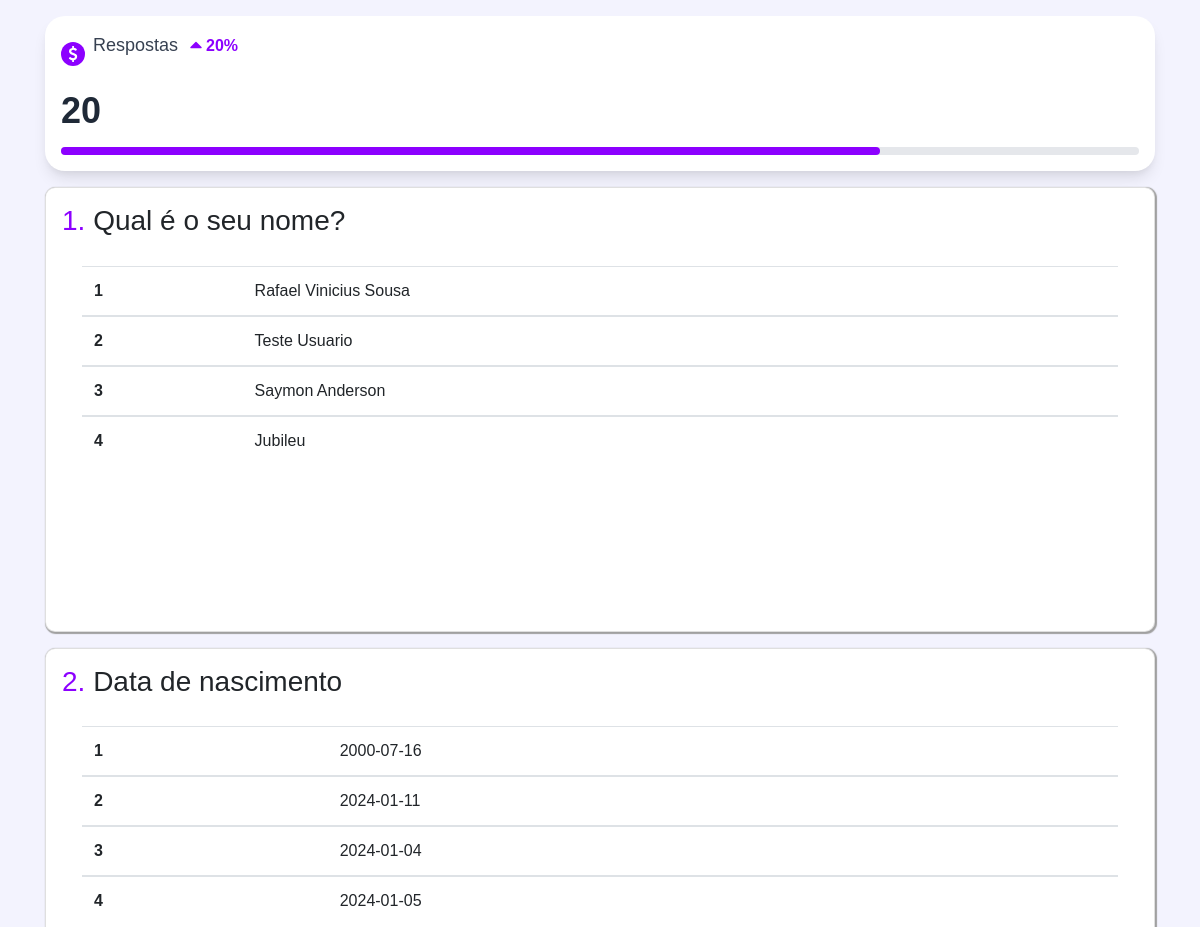
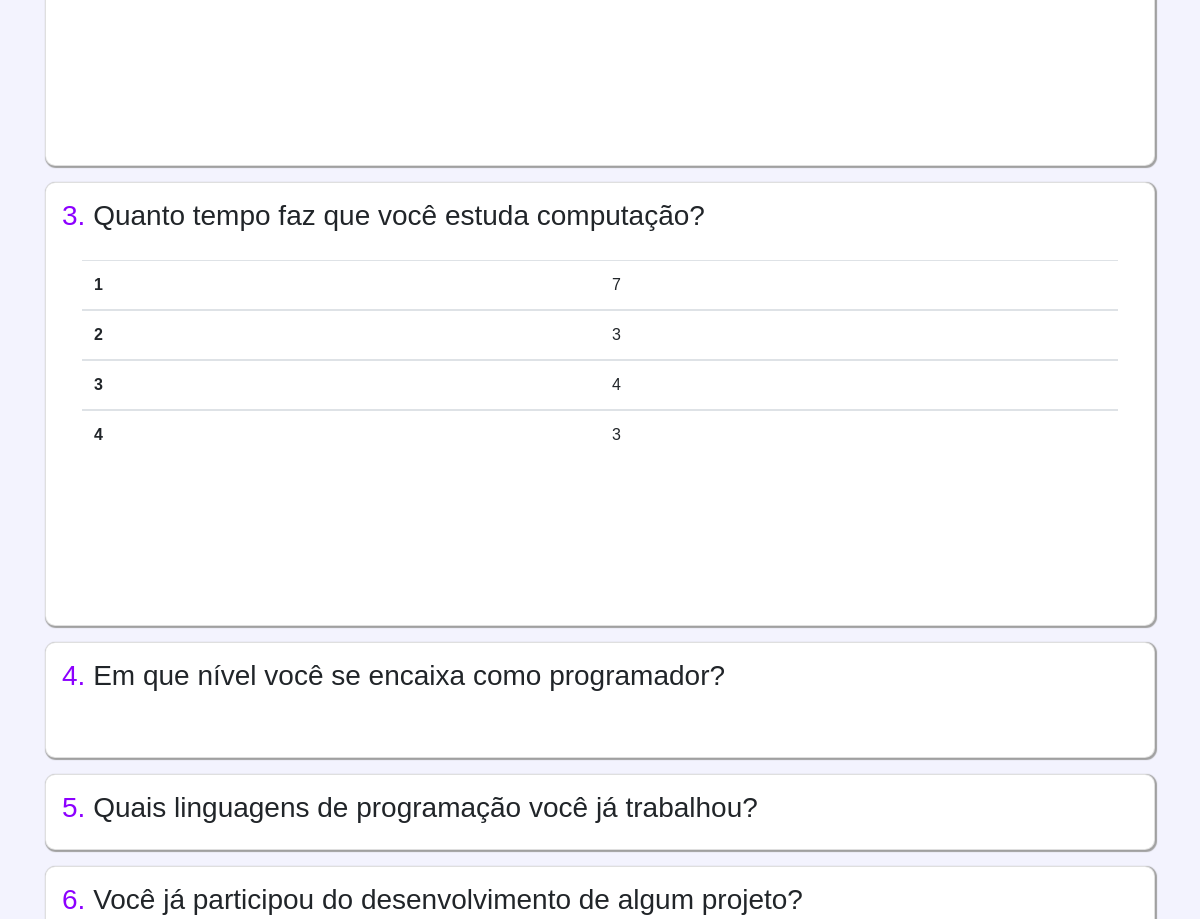
The app's page /formulario/respostas/45/ with its own data (2 pictures, top to bottom).
### formulario/models.py (models this page shows, shortened)
class Questao(models.Model):
    TIPOS_DE_QUESTAO = [
        ('escolha_unica', 'Escolha Única'),
        ('multipla_escolha', 'Escolha Múltipla'),
        ('texto', 'Texto'),
        ('true_false', 'Verdadeiro ou Falso'),
        ('data', 'Data'),
        ('numero', 'Número'),
    ]
    questao_texto = models.CharField(max_length=255)
    tipo = models.CharField(max_length=20, choices=TIPOS_DE_QUESTAO)
    formulario = models.ForeignKey(FormDinamico, on_delete=models.CASCADE)
    itens = models.JSONField(max_length=1000, blank=True, null=True)

class Resposta(models.Model):
    resposta_texto = models.CharField(max_length=255)
    questao = models.ForeignKey(Questao, on_delete=models.CASCADE)
    data_resposta = models.DateField()
    hora = models.TimeField()
    user = models.ForeignKey(User, null=True, on_delete=models.CASCADE)

### formulario/views.py (the view)
# urls.py: path('respostas/<int:formulario_id>/', views.dashboard_respostas_view, name='respostas'),
def dashboard_respostas_view(request, formulario_id):
    if request.method == "GET":
        questoes = Questao.objects.filter(formulario_id=formulario_id)
        estatistica = {}
        for questao in questoes:
            questao_data = {
                'id_questao': questao.id,
                'questao_texto': questao.questao_texto,
                'questao_tipo': questao.tipo,
            }
            if questao.tipo == 'escolha_unica':
                respostas = Resposta.objects.filter(questao_id=questao.id).values('resposta_texto').annotate(total=Coalesce(Count('resposta_texto'), Value(0)))
                respostas = list(respostas)
                opcoes = {elemento: 0 for elemento in eval(questao.itens)}
                opcao_total = {'opcoes': [], 'totais': []}
                for resposta in respostas:
                    opcao_total['opcoes'].append(resposta['resposta_texto'])
                    opcao_total['totais'].append(resposta['total'])
                opcao_total.update({'questao': questao_data})
                estatistica[f'questao_{questao.id}'] = opcao_total
            if questao.tipo == 'multipla_escolha':
                opcoes = {elemento: 0 for elemento in eval(questao.itens)}
                respostas = Resposta.objects.filter(questao_id=questao.id)
                for resposta in respostas:
                    resposta = eval(resposta.resposta_texto)
                    for res_texto in resposta:
                        if res_texto in opcoes.keys():
                            opcoes[res_texto] += 1
                estatistica[f'questao_{questao.id}'] = {
                    'opcoes': list(opcoes.keys()),
                    'totais': list(opcoes.values()),
                    'questao': questao_data,
                }
            if questao.tipo == 'texto':
                respostas = Resposta.objects.filter(questao_id=questao.id)
                valor_resposta = []
                for resposta in respostas:
                    valor_resposta.append(resposta.resposta_texto)
                estatistica[f'questao_{questao.id}'] = {
                    'respostas': valor_resposta,
                    'questao': questao_data,
                }
            if questao.tipo == 'true_false':
                respostas = Resposta.objects.filter(questao_id=questao.id)
                opcoes = {'verdade': 0, 'falso': 0}
                for resposta in respostas:
                    if resposta.resposta_texto == 'falso':
                        opcoes['falso'] += 1
                    else:
                        opcoes['verdade'] += 1
                estatistica[f'questao_{questao.id}'] = {
                    'opcoes': list(opcoes.keys()),
                    'totais': list(opcoes.values()),
                    'questao': questao_data,
                }
            if questao.tipo == 'data':
                respostas = Resposta.objects.filter(questao_id=questao.id)
                valor_resposta = []
                for resposta in respostas:
                    valor_resposta.append(resposta.resposta_texto)
                estatistica[f'questao_{questao.id}'] = {
                    'respostas': valor_resposta,
                    'questao': questao_data,
                }
            if questao.tipo == 'numero':
                respostas = Resposta.objects.filter(questao_id=questao.id)
                valor_resposta = []
                for resposta in respostas:
                    valor_resposta.append(resposta.resposta_texto)
                estatistica[f'questao_{questao.id}'] = {
                    'respostas': valor_resposta,
                    'questao': questao_data,
                }
        return render(request, 'respostas.html', {'questoes': estatistica})

### formulario/templates/respostas.html (shortened to what this page needs)
{% load static %}
<!DOCTYPE html>
<html lang="en">
<head>
    <link rel="stylesheet" href="https://stackpath.bootstrapcdn.com/bootstrap/4.5.2/css/bootstrap.min.css">
    <link rel="stylesheet" href="{% static 'formulario/respostas.css' %}">
</head>
<body>
    <div class="container">
        <div class="card-info mt-3">
            <div class="title">
                <span>
                </span>
                <p class="title-text">
                    Respostas
                </p>
                <p class="percent">
                <svg xmlns="http://www.w3.org/2000/svg" viewBox="0 0 1792 1792" fill="currentColor" height="20" width="20">
                        <path d="M1408 1216q0 26-19 45t-45 19h-896q-26 0-45-19t-19-45 19-45l448-448q19-19 45-19t45 19l448 448q19 19 19 45z">
                        </path>
                    </svg> 20%
                </p>
            </div>
            <div class="data">
                <p>
                    20
                </p>
                <div class="range">
                    <div class="fill">
                    </div>
                </div>
            </div>
        </div>
        {% for key, value in questoes.items %}
        <div class="card formulario mt-3 p-3">
            <h3><span class="counter">{{ forloop.counter }}.</span> {{value.questao.questao_texto}}</h3>
            {% if value.questao.questao_tipo == 'escolha_unica' %}
                    <div class="card-body">
                    </div>
            {% elif value.questao.questao_tipo == 'multipla_escolha' %}
                    <div class="col" style="width: 50%; margin: auto;">
                        <div id="barChart{{ key }}"></div>
                    </div>
                <script>
                    window.addEventListener('load', function() {
                        criarGraficoBarras("barChart{{ key }}", {{ value.opcoes|safe }}, {{ value.totais|safe }});
                    });
                </script>
            {% elif value.questao.questao_tipo == 'texto' %}
                    <div class="card-body"style="height: 20vh; overflow-y: auto;">
                        <table class="table">
                            {% for resposta in value.respostas %}
                                <tbody>
                                <tr>
                                    <th scope="row">{{ forloop.counter }}</th>
                                    <td>{{ resposta }}</td>
                                </tr>
                                </tbody>
                            {% endfor %}
                          </table>
                    </div>
            {% elif value.questao.questao_tipo == 'true_false' %}
                    <div class="card-body">
                        <div class="col" style="width: 40%; margin: auto;">
                            <div id="doughnutChart{{ key }}"></div>
                        </div>
                    </div>
                <script>
                    window.addEventListener('load', function() {
                        criarGraficoDoughnut("doughnutChart{{ key }}", {{ value.opcoes|safe }}, {{ value.totais|safe }});
                    });
                </script>
            {% elif value.questao.questao_tipo == 'data' %}
                    <div class="card-body"style="height: 20vh; overflow-y: auto;">
                        <table class="table">
                            {% for resposta in value.respostas %}
                                <tbody>
                                <tr>
                                    <th scope="row">{{ forloop.counter }}</th>
                                    <td>{{ resposta }}</td>
                                </tr>
                                </tbody>
                            {% endfor %}
                        </table>
                    </div>
            {% elif value.questao.questao_tipo == 'numero' %}
                    <div class="card-body"style="height: 20vh; overflow-y: auto;">
                        <table class="table">
                            {% for resposta in value.respostas %}
                                <tbody>
                                <tr>
                                    <th scope="row">{{ forloop.counter }}</th>
                                    <td>{{ resposta }}</td>
                                </tr>
                                </tbody>
                            {% endfor %}
                        </table>
                    </div>
            {% endif %}
        </div>
        {% endfor %}
    </div>
</body>
</html>

### templates/static/formulario/respostas.css (style rules this page uses)
body { font-family: 'Olswad', sans-serif; background-color: #F3F3FE; }
.counter { color: #8c00ff; }
.formulario { background-color: white; border-radius: 10px; box-shadow: 1px 1px 1px 1px rgb(160, 160, 160); }
.card-info { padding: 1rem; background-color: #fff; box-shadow: 0 10px 15px -3px rgba(0, 0, 0, 0.1), 0 4px 6px -2px rgba(0, 0, 0, 0.05); width: 100%; border-radius: 20px; }
.title { display: flex; align-items: center; }
.title span { position: relative; padding: 0.5rem; background-color: #8c00ff; width: 1.5rem; height: 1.5rem; border-radius: 9999px; }
.title span svg { position: absolute; top: 50%; left: 50%; transform: translate(-50%, -50%); color: #ffffff; height: 1rem; }
.title-text { margin-left: 0.5rem; color: #374151; font-size: 18px; }
.percent { margin-left: 0.5rem; color: #8c00ff; font-weight: 600; display: flex; }
.data { display: flex; flex-direction: column; justify-content: flex-start; }
.data p { margin-top: 1rem; margin-bottom: 1rem; color: #1F2937; font-size: 2.25rem; line-height: 2.5rem; font-weight: 700; text-align: left; }
.data .range { position: relative; background-color: #E5E7EB; width: 100%; height: 0.5rem; border-radius: 0.25rem; }
.data .range .fill { position: absolute; top: 0; left: 0; background-color: #8c00ff; width: 76%; height: 100%; border-radius: 0.25rem; }

### records on screen
Questao: questao.questao_texto "Qual é o seu nome?"
Resposta: respostas "Rafael Vinicius Sousa"
Resposta: respostas "Teste Usuario"
Resposta: respostas "Saymon Anderson"
Resposta: respostas "Jubileu"
Questao: questao.questao_texto "Data de nascimento"
Resposta: respostas "2000-07-16"
Resposta: respostas "2024-01-11"
Resposta: respostas "2024-01-04"
Resposta: respostas "2024-01-05"
Questao: questao.questao_texto "Quanto tempo faz que você estuda computação?"
Questao: questao.questao_texto "Em que nível você se encaixa como programador?"
Questao: questao.questao_texto "Quais linguagens de programação você já trabalhou?"
Questao: questao.questao_texto "Você já participou do desenvolvimento de algum projeto?"

### other values on screen
{{ resposta }} "7" "3" "4" "3"
